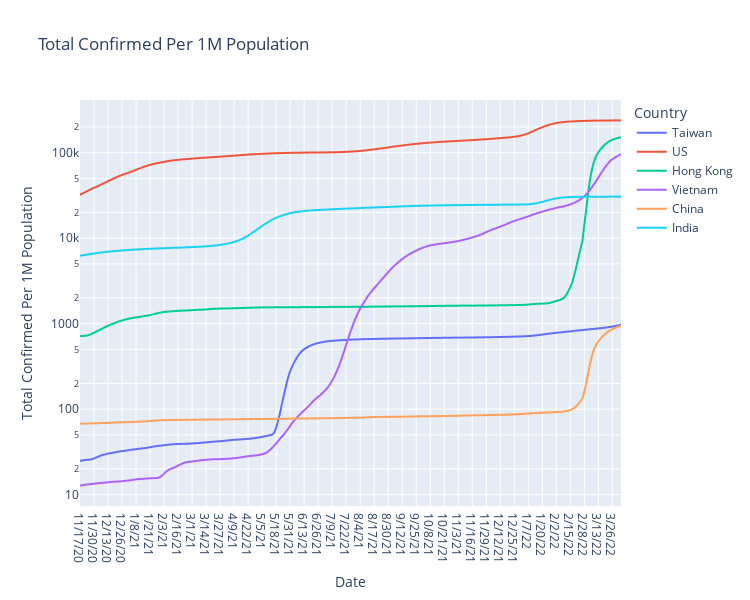

Source (notebook cell):
### Code cell
ploty_line('Total Confirmed Per 1M Population', log_plot=True)

### Figure 1 — Plotly figure (JSON) as saved in the notebook; plotly's stock layout.template omitted (floating-point values rounded to 4 significant figures; data arrays with more than 128 entries replaced by an {"elided": "..."} marker saying what was removed)
{"data": [{"hovertemplate": "Country=Taiwan<br>Date=%{x}<br>Total Confirmed Per 1M Population=%{y}<extra></extra>", "legendgroup": "Taiwan", "line": {"color": "#636efa", "dash": "solid"}, "marker": {"symbol": "circle"}, "mode": "lines", "name": "Taiwan", "showlegend": true, "type": "scattergl", "x": {"elided": "503 str values"}, "xaxis": "x", "y": {"elided": "503 float values"}, "yaxis": "y"}, {"hovertemplate": "Country=US<br>Date=%{x}<br>Total Confirmed Per 1M Population=%{y}<extra></extra>", "legendgroup": "US", "line": {"color": "#EF553B", "dash": "solid"}, "marker": {"symbol": "circle"}, "mode": "lines", "name": "US", "showlegend": true, "type": "scattergl", "x": {"elided": "503 str values"}, "xaxis": "x", "y": {"elided": "503 float values"}, "yaxis": "y"}, {"hovertemplate": "Country=Hong Kong<br>Date=%{x}<br>Total Confirmed Per 1M Population=%{y}<extra></extra>", "legendgroup": "Hong Kong", "line": {"color": "#00cc96", "dash": "solid"}, "marker": {"symbol": "circle"}, "mode": "lines", "name": "Hong Kong", "showlegend": true, "type": "scattergl", "x": {"elided": "503 str values"}, "xaxis": "x", "y": {"elided": "503 float values"}, "yaxis": "y"}, {"hovertemplate": "Country=Vietnam<br>Date=%{x}<br>Total Confirmed Per 1M Population=%{y}<extra></extra>", "legendgroup": "Vietnam", "line": {"color": "#ab63fa", "dash": "solid"}, "marker": {"symbol": "circle"}, "mode": "lines", "name": "Vietnam", "showlegend": true, "type": "scattergl", "x": {"elided": "503 str values"}, "xaxis": "x", "y": {"elided": "503 float values"}, "yaxis": "y"}, {"hovertemplate": "Country=China<br>Date=%{x}<br>Total Confirmed Per 1M Population=%{y}<extra></extra>", "legendgroup": "China", "line": {"color": "#FFA15A", "dash": "solid"}, "marker": {"symbol": "circle"}, "mode": "lines", "name": "China", "showlegend": true, "type": "scattergl", "x": {"elided": "503 str values"}, "xaxis": "x", "y": {"elided": "503 float values"}, "yaxis": "y"}, {"hovertemplate": "Country=India<br>Date=%{x}<br>Total Confirmed Per 1M Population=%{y}<extra></extra>", "legendgroup": "India", "line": {"color": "#19d3f3", "dash": "solid"}, "marker": {"symbol": "circle"}, "mode": "lines", "name": "India", "showlegend": true, "type": "scattergl", "x": {"elided": "503 str values"}, "xaxis": "x", "y": {"elided": "503 float values"}, "yaxis": "y"}], "layout": {"height": 600, "legend": {"title": {"text": "Country"}, "tracegroupgap": 0}, "showlegend": true, "title": {"text": "Total Confirmed Per 1M Population"}, "width": 750, "xaxis": {"anchor": "y", "domain": [0, 1], "title": {"text": "Date"}}, "yaxis": {"anchor": "x", "domain": [0, 1], "title": {"text": "Total Confirmed Per 1M Population"}, "type": "log"}}}
